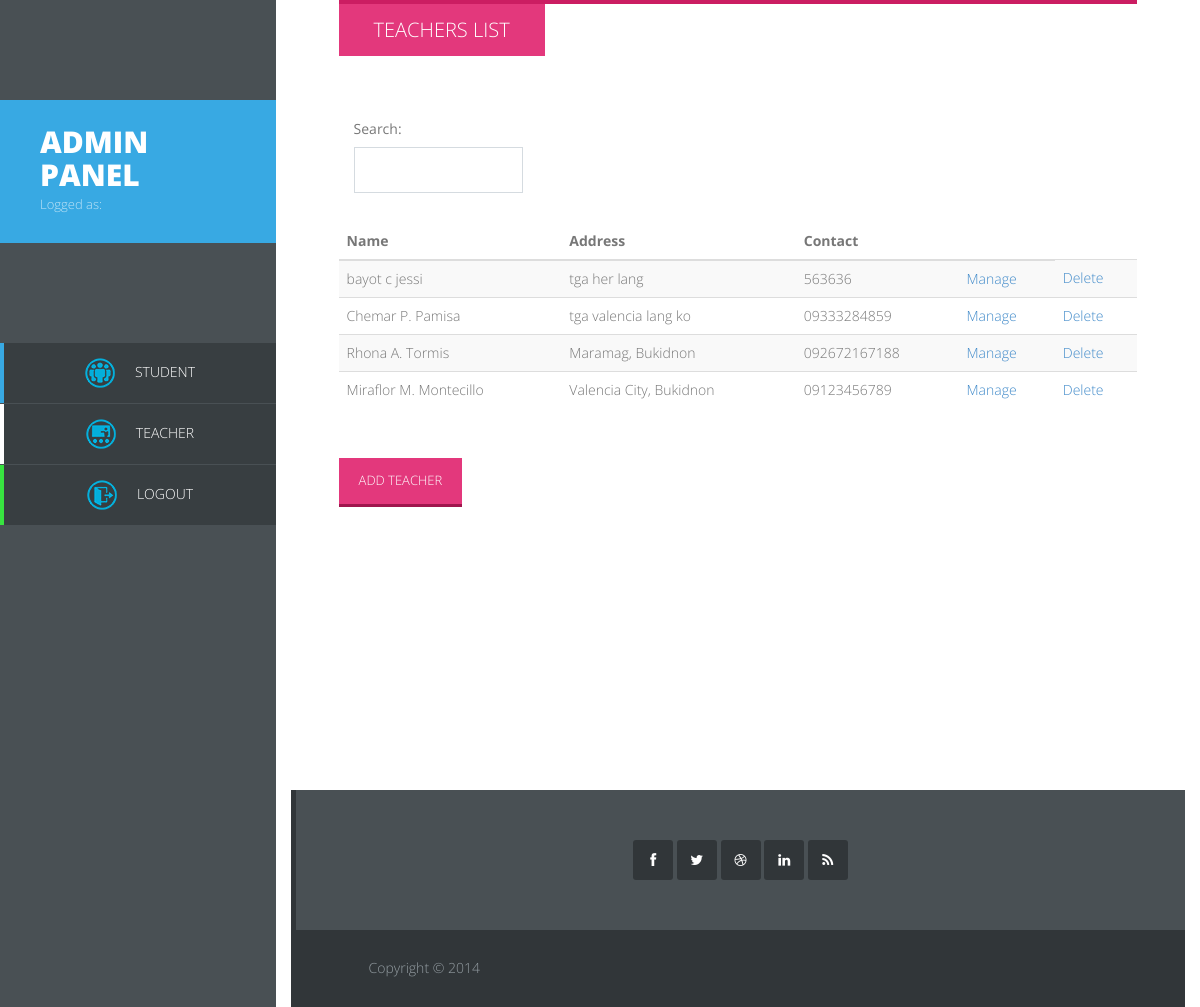
Page /admin/Teacher.php on the committed database.
### tables this page shows
CREATE TABLE IF NOT EXISTS `tblteacher` (
  `t_id` int(10) NOT NULL AUTO_INCREMENT,
  `fname` varchar(200) NOT NULL,
  `address` varchar(200) DEFAULT NULL,
  `cnum` varchar(200) DEFAULT NULL,
  `mname` varchar(50) DEFAULT NULL,
  `lname` varchar(50) DEFAULT NULL,
  PRIMARY KEY (`t_id`)
);

### admin/Teacher.php (the view, shortened to what this page needs)
<!DOCTYPE html>
<html>
<head>
	<link rel="stylesheet" href="css/bootstrap.min.css">
	<link rel="stylesheet" href="css/font-awesome.min.css">
	<link rel="stylesheet" href="css/templatemo_misc.css">
	<link rel="stylesheet" href="css/templatemo_style.css">
    </head>
<body>
	<div id="main-sidebar" class="hidden-xs hidden-sm">
		<div class="logo">
			<a href="index.php" rel="nofollow"><h1>ADMIN PANEL</h1></a>
			<span>Logged as: <b> <?php echo htmlentities($_SESSION['user']['username'], ENT_QUOTES, 'UTF-8'); ?> </b> </span>
		</div>
		<div>
	        <ul class="main-menu">
	            <li class="home"><a href="index.php"><span style="padding-right:20px;"><img src="images/students.png"></span>Student</a></li>
	            <li class"about"><a href=" Teacher.php"><span style="padding-right:20px;"><img src="images/teacher.png"></span>Teacher</a></li>
                <li class="account"><a href="./../logout.php"><span style="padding-right:20px;"><img src="images/exit.png"></span>Logout</a></li>
	        </ul>
		</div>
	</div>
	<div id="main-content">
		<div class="container-fluid">
			<div id="contact" class="section-content">
				<div class="row">
					<div class="col-md-14">
                            <div class="section-title">
                                <h2>Teachers List</h2>
                                <div class="contact-form">
                                    <div id="search" class="col-md-3">
                                        <label for="filter">Search:</label>
                                        <input type="text" name="filter" value="" id="filter" />
                                    </div>
                                 </div>
                            </div>
					</div>
					<div class="col-md-14">
						<table class="table table-striped" id="resultTable">
                            <thead>
                                <tr>
                                <th> <strong>Name</strong> </th>
                                <th> <strong>Address</strong> </th>
                                <th> <strong>Contact</strong> </th>
                                <th>  </th>
                                </tr>
                            </thead>
                            <tbody>
							<?php
                                $sql = "SELECT
												tblteacher.*
												from tblteacher
										";
									$select = mysql_query($sql);
									while($row = mysql_fetch_assoc($select))
									{
									echo "<tr>";
									echo "<td> " . $row["fname"] . " " . $row["mname"] . " " . $row["lname"] . " " . "</td>";
									echo "<td> " . $row["address"] ."</td>";
									echo "<td> " . $row["cnum"] . "</td>";
									echo "<td> " . '<a href="manageteacher.php?id=' . $row["t_id"] . '">' . "Manage" . "</td>";
									echo "<td> " . '<a href="delteacher.php?id=' . $row["t_id"] . '">' . "Delete" . "</td>";
									echo "</tr>";
									}
                                ?>
                            </tbody>
                            </table>
                            <div class="row">
                                <div class="col-md-3 ">
                                <a href="<?php echo "addteacher.php?id=" . $row["t_id"];?>" class="submit-btn largeButton contactBgColor">Add Teacher</a>
                                </div>
                            </div>
					</div>
			</div>
            <div id="account" class="section-content">
				<div class="row contact-form">
                <form action="login.php" method="post">
                <div class="row contact-form">
					<div class="col-md-4">
					</div>
               </div>
                 <div class="row contact-form">
					<div class="col-md-4">
					</div>
                 </div>
						<div class="col-md-2 ">
						</div>
                   </form>
				</div>
			</div>
		</div>
		<div class="site-footer">
			<div class="first-footer">
				<div class="container-fluid">
					<div class="row">
						<div class="col-md-12">
							<div class="social-footer">
								<ul>
									<li><a href="facebook.com" class="fa fa-facebook"></a></li>
									<li><a href="#" class="fa fa-twitter"></a></li>
									<li><a href="#" class="fa fa-dribbble"></a></li>
									<li><a href="#" class="fa fa-linkedin"></a></li>
									<li><a href="#" class="fa fa-rss"></a></li>
								</ul>
							</div>
						</div>
					</div>
				</div>
			</div>
			<div class="bottom-footer">
				<div class="container-fluid">
					<div class="row">
						<div class="col-md-6">
							<p class="copyright">Copyright © 2014
                            </p>
						</div>
					</div>
				</div>
			</div>
		</div>
	</div>
</body>
</html>

### admin/css/templatemo_style.css (style rules this page uses)
.main-menu, .responsive-menu ul, .social-member, .progess-bars, .first-footer .social-footer ul { padding: 0; margin: 0; list-style: none; }
body { font: 14px/1.85em 'Open Sans', Arial, Helvetice Neue, sans-serif; color: #777777; font-weight: 300; font-style: normal; -webkit-font-smoothing: antialiased; -webkit-text-size-adjust: 100%; }
a, a:hover, a:focus { text-decoration: none; -webkit-transition: all 150ms ease-in; -moz-transition: all 150ms ease-in; -o-transition: all 150ms ease-in; transition: all 150ms ease-in; }
h1, h2, h3, h4, h5, h6 { font-family: 'Open Sans', Arial, Helvetice Neue, sans-serif; }
*, *:before, *:after { -moz-box-sizing: border-box; -webkit-box-sizing: border-box; box-sizing: border-box; }
#main-content, .full-width-slider { float: right; width: 77%; }
.section-content { padding: 0 7%; margin-bottom: 100px; }
.section-title { border-top: 4px solid; margin-bottom: 60px; }
.section-title h2 { display: inline-block; padding: 15px 35px; color: white; text-transform: uppercase; font-weight: 300; margin: 0; font-size: 20px; }
#contact .section-title { border-color: #cb1d62; }
#contact h2 { background-color: #e3387c; }
a.largeButton { color: white; text-transform: uppercase; font-weight: 300; font-size: 13px; display: inline-block; padding: 10px 20px; border-bottom: 3px solid; }
.contactBgColor { background: #e3387c; }
a.largeButton.contactBgColor { border-color: #9f164d; }
#main-sidebar { float: left; width: 23%; height: 100%; position: fixed; background-color: #495054; color: white; }
.logo { margin: 100px 0; background-color: #38a9e3; padding: 25px 40px; }
.logo a { color: white; }
.logo a h1 { text-transform: uppercase; font-size: 30px; margin: 0; font-weight: 800; }
.logo span { color: #bee3f6; font-size: 13px; }
.main-menu { text-align: center; }
.main-menu li { margin-bottom: 1px; }
.main-menu li a { color: white; text-transform: uppercase; display: block; border-left: 4px solid; padding: 15px 30px; background-color: #383e41; -webkit-transition: all 150ms ease-in; -moz-transition: all 150ms ease-in; -o-transition: all 150ms ease-in; transition: all 150ms ease-in; }
li.home a { border-color: #38a9e3; }
li.account a { border-color: #38e340; }
.contact-form { margin-top: 60px; }
.contact-form input, .contact-form textarea { width: 100%; display: block; border: 1px solid #d5dbe0; padding: 10px 15px; outline: 0; }
.contact-form input { height: 46px; margin-bottom: 30px; }
.contact-form label { font-weight: normal; }
.submit-btn { margin-top: 30px; }
.first-footer { background-color: #495054; padding: 50px; text-align: center; border-left: 5px solid #313639; }
.first-footer .social-footer ul li { display: inline; }
.first-footer .social-footer ul li a { width: 40px; height: 40px; -webkit-border-radius: 3px; border-radius: 3px; background-clip: padding-box; background-color: #313639; text-align: center; line-height: 40px; color: white; }
.bottom-footer { background-color: #313639; color: #949da2; padding: 25px 7% 16px 7%; }

### rows in the picture
tblteacher: fname "bayot", mname "c", lname "jessi", address "tga her lang", cnum "563636"
tblteacher: fname "Chemar", mname "P.", lname "Pamisa", address "tga valencia lang ko", cnum "09333284859"
tblteacher: fname "Rhona", mname "A.", lname "Tormis", address "Maramag, Bukidnon", cnum "092672167188"
tblteacher: fname "Miraflor", mname "M.", lname "Montecillo", address "Valencia City, Bukidnon", cnum "09123456789"
